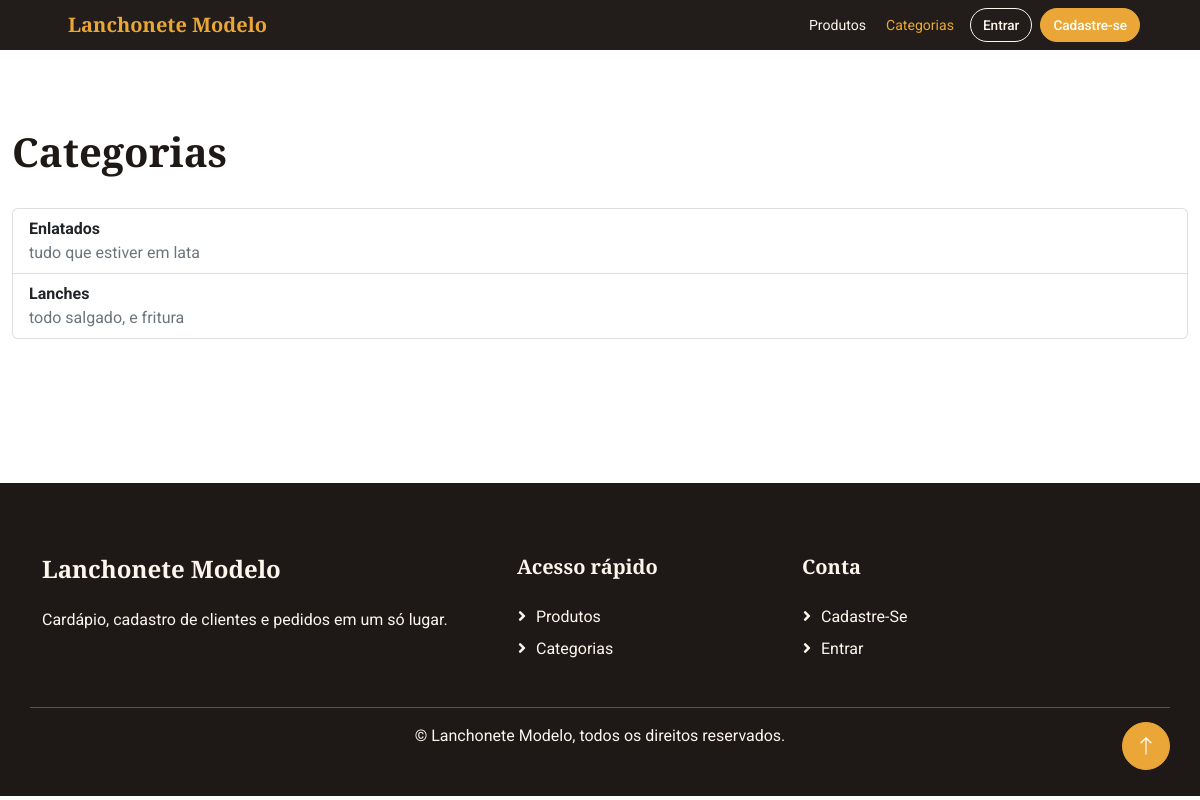
The page /produtos/categorias/ on the database as committed earlier.
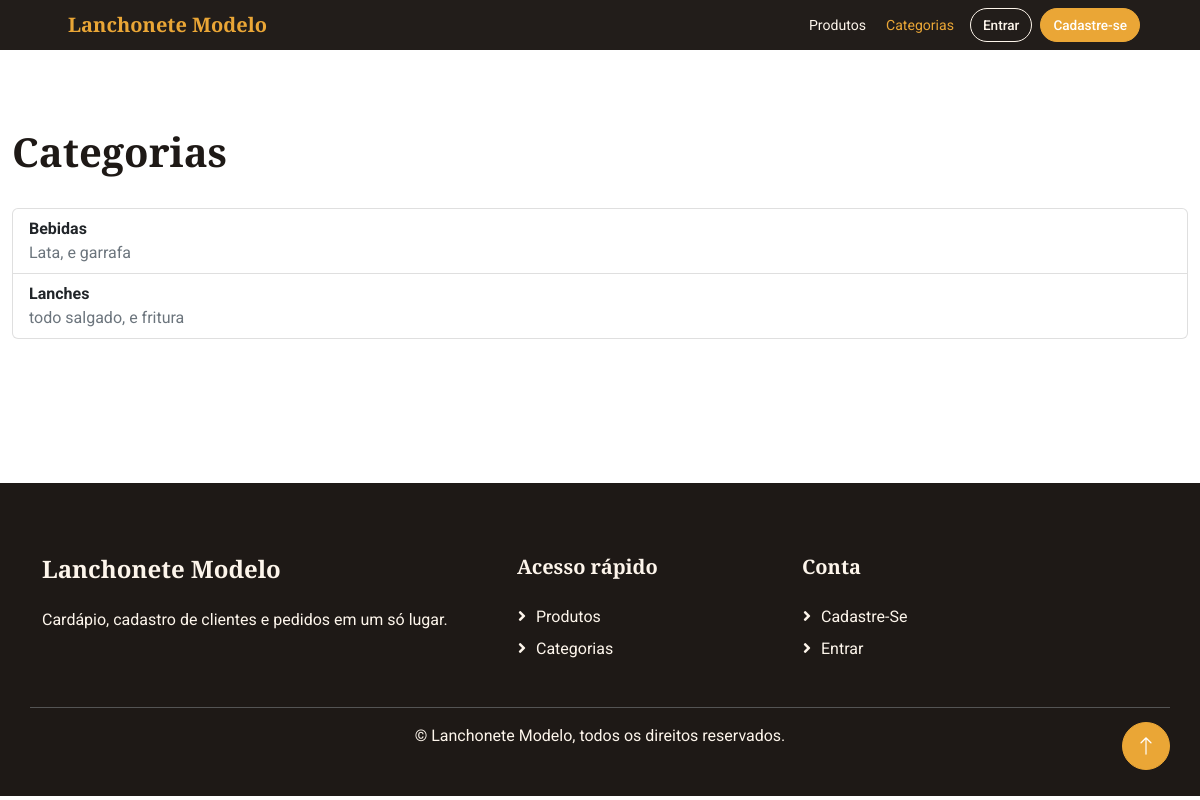
The same page on the database as committed later.
### produtos/models.py (models this page shows, shortened)
class Categoria(models.Model):
    nome = models.CharField(max_length=100)
    descricao = models.CharField(max_length=255)

### produtos/views.py (the view)
# urls.py: path('categorias/', views.listar_categorias, name='listar_categorias'),
@require_http_methods(["GET", "HEAD"])
def listar_categorias(request):
    categorias = Categoria.objects.order_by("nome", "pk")
    return render(
        request,
        'categorias/listar.html',
        {'categorias': categorias}
    )

### produtos/templatetags/form_ui.py (called while the page is built)
@register.filter
def startswith(value, prefix):
    return bool(value and prefix and str(value).startswith(str(prefix)))

### produtos/templates/categorias/listar.html
{% extends "base.html" %}{% block content %}<div class="d-flex justify-content-between align-items-center mb-4"><h1 class="display-6">Categorias</h1>{% if perms.produtos.add_categoria %}<a class="btn btn-primary rounded-pill" href="{% url 'criar_categoria' %}">Nova categoria</a>{% endif %}</div><div class="list-group">{% for categoria in categorias %}<a class="list-group-item list-group-item-action" href="{% url 'detalhar_categoria' categoria.id %}"><strong>{{ categoria.nome }}</strong><span class="d-block text-muted">{{ categoria.descricao }}</span></a>{% empty %}<div class="alert alert-info">Nenhuma categoria cadastrada.</div>{% endfor %}</div>{% endblock %}

Rows that differ between the two databases and show on the page:
removed Categoria: nome "Enlatados", descricao "tudo que estiver em lata"
added Categoria: nome "Bebidas", descricao "Lata, e garrafa"
